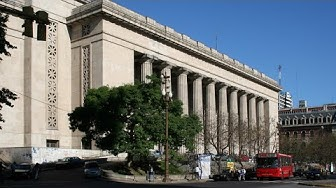
#> input picture SVD/fiuba.jpg, 336 x 188 px
$ jupyter execute 'SVD - IMAGEN - COLOR.ipynb'   (shell and % lines are left out)
#> lines starting #> are read from the running program, lines starting #| are printed output that depends on the picture
# SVD

## Trabajando con una imagen a color

[cell 1]
import warnings
warnings.simplefilter("ignore")
import matplotlib.pyplot as plt
import numpy as np
import time
from numpy.linalg import svd
from matplotlib.pyplot import imshow
from skimage.io import imread
from PIL import Image

[cell 2]
# obtenemos la imagen para poder trabajarla
# 336 x 188
img = imread('fiuba.jpg')
#> img is the input picture: shape (188, 336, 3); mean R, G, B 106.6, 113, 117.1
plt.figure(figsize=(9, 6))
plt.imshow(img);

[cell 3]
# Split the picture into Red, Green and Blue
pic_r = img[:, :, 0]
pic_g = img[:, :, 1]
pic_b = img[:, :, 2]
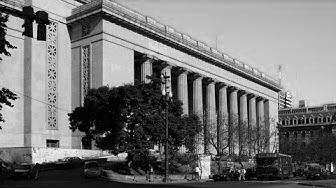
#> pic_b: shape (188, 336); min 0, max 255, mean 117.1

# Picture the data obtained
fig, axes = plt.subplots(1, 3)

axes[0].imshow(pic_r, cmap="Reds_r")
axes[0].axis('off')
axes[0].set_title('Red')

axes[1].imshow(pic_g, cmap="Greens_r")
axes[1].axis('off')
axes[1].set_title('Green')

axes[2].imshow(pic_b, cmap="Blues_r")
axes[2].axis('off')
axes[2].set_title('Blue')

fig.set_figwidth(12)
fig.set_figheight(6)

plt.show()

[cell 4]
# SVD decomposition for Red, Green and Blue
U_r, s_r, VT_r = svd(pic_r, full_matrices=False)
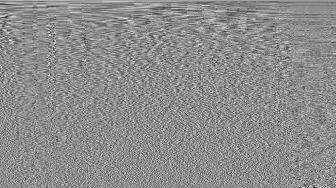
#> VT_r: shape (188, 336) float64; min -0.322, max 0.258, mean 0.000116; drawn with min black and max white
#> s_r = 188 values, max 29255.4 at index 0, min 47.66 at index 187, mean 736.6
U_g, s_g, VT_g = svd(pic_g, full_matrices=False)
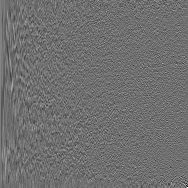
#> U_g: shape (188, 188) float64; min -0.529, max 0.678, mean 0.000497; drawn with min black and max white
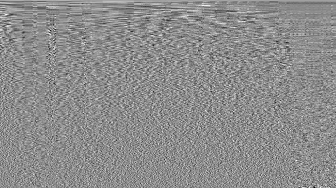
#> VT_g: shape (188, 336) float64; min -0.327, max 0.264, mean 0.000311; drawn with min black and max white
#> s_g = 188 values, max 30446.7 at index 0, min 46.49 at index 187, mean 723.6
U_b, s_b, VT_b = svd(pic_b, full_matrices=False)
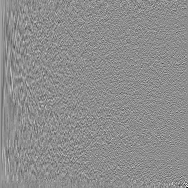
#> U_b: shape (188, 188) float64; min -0.642, max 0.516, mean 0.000637; drawn with min black and max white
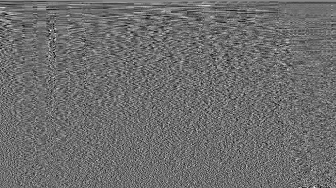
#> VT_b: shape (188, 336) float64; min -0.241, max 0.318, mean 0.000359; drawn with min black and max white
#> s_b = 188 values, max 32059.3 at index 0, min 43.83 at index 187, mean 738

[cell 5]
for r in 2, 5, 10, 25, 50:
    # r is the number of singular values used

    # Restoring the image
    pic_reduce_r = U_r[:, :r] @ np.diag(s_r[:r]) @ VT_r[:r, :]
    pic_reduce_g = U_g[:, :r] @ np.diag(s_g[:r]) @ VT_g[:r, :]
    pic_reduce_b = U_b[:, :r] @ np.diag(s_b[:r]) @ VT_b[:r, :]

    fig, axes = plt.subplots(1, 4)

    axes[0].imshow(pic_reduce_r, cmap="Reds_r")
    axes[0].axis('off')
    axes[0].set_title('r = ' + str(r), rotation="vertical",
                      position=(-.1, .42), fontweight='bold')

    axes[1].imshow(pic_reduce_g, cmap="Greens_r")
    axes[1].axis('off')

    axes[2].imshow(pic_reduce_b, cmap="Blues_r")
    axes[2].axis('off')

    pic_reduce_rgb = np.stack(
        [pic_reduce_r, pic_reduce_g, pic_reduce_b], axis=2)
    # Crop values to the range [0, 255]
    pic_reduce_rgb[pic_reduce_rgb < 0.] = 0
    pic_reduce_rgb[pic_reduce_rgb > 255.] = 255

    axes[3].imshow(pic_reduce_rgb.astype('uint8'))
    axes[3].axis('off')

    fig.set_figwidth(12)
    fig.set_figheight(6)

    plt.show()
#> this loop made 5 passes
#> pass 1, `pic_reduce_g = U_g[:, :r] @ np.diag(s_g[:r]) @ VT_g[:r, :]`:
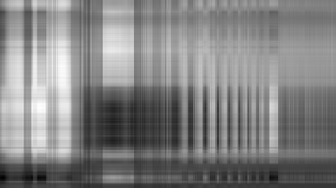
#> pic_reduce_g: shape (188, 336) float64; min -31.18, max 251, mean 112.8; drawn with min black and max white
#> pass 1, `pic_reduce_b = U_b[:, :r] @ np.diag(s_b[:r]) @ VT_b[:r, :]`:
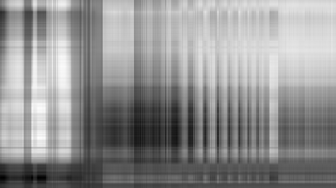
#> pic_reduce_b: shape (188, 336) float64; min -37.81, max 234.4, mean 117.1; drawn with min black and max white
#> pass 1, `plt.show()`:
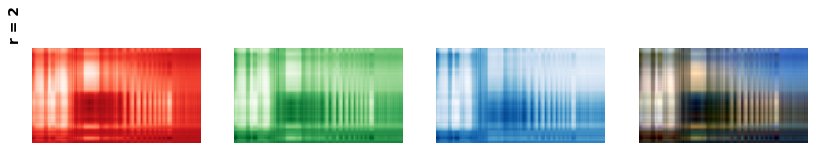
#> figure drawn by matplotlib, 4 panels
#> after the loop:
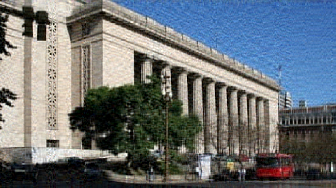
#> pic_reduce_rgb: shape (188, 336, 3) float64; mean R, G, B 106.7, 113.1, 117.2
